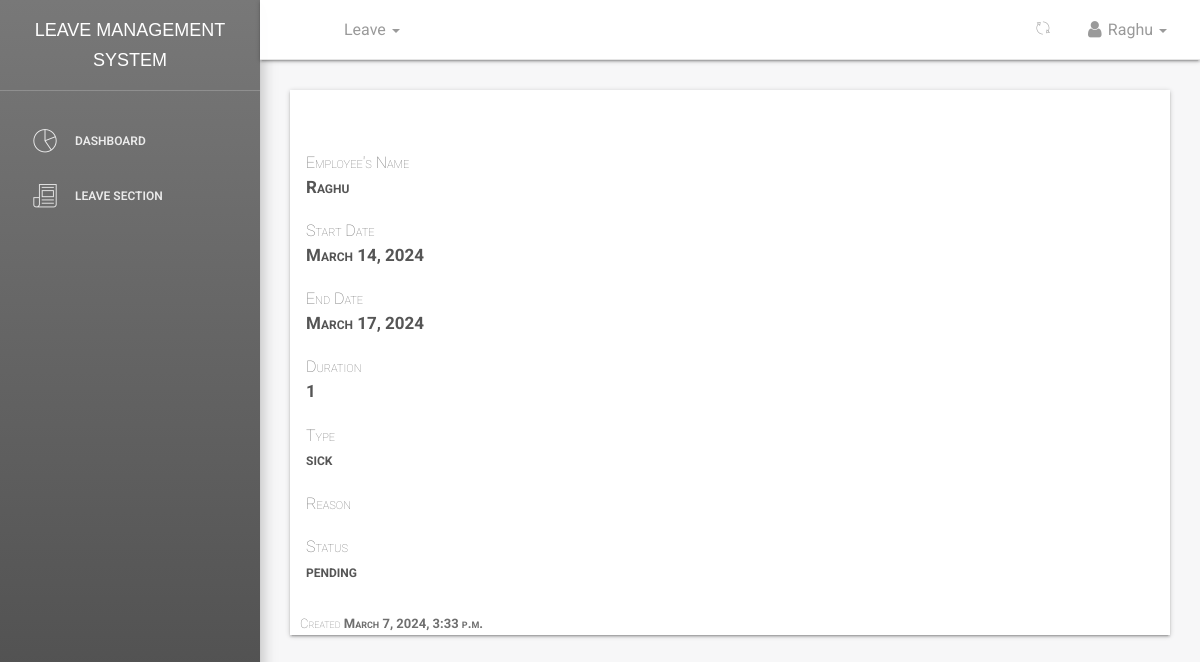
Page /dashboard/leaves/all/view/92/ (signed in) on the earlier database version.
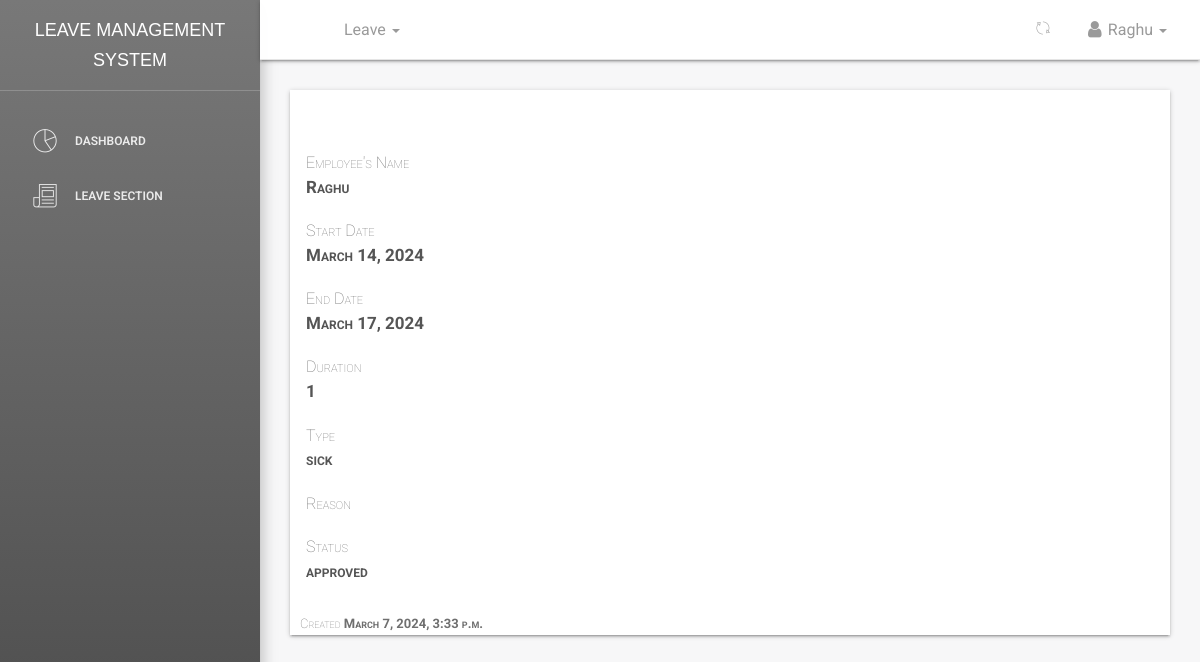
Same page on the later database version.
### leave/models.py (models this page shows, shortened)
class Leave(models.Model):
    user = models.ForeignKey(User, on_delete=models.CASCADE, default=1)
    startdate = models.DateField(verbose_name=_('Start Date'), help_text='leave start date is on ..', null=True,
                                 blank=False)
    enddate = models.DateField(verbose_name=_('End Date'), help_text='coming back on ...', null=True, blank=False)
    leavetype = models.CharField(choices=LEAVE_TYPE, max_length=25, default=SICK, null=True, blank=False)
    reason = models.CharField(verbose_name=_('Reason for Leave'), max_length=255,
                              help_text='add additional information for leave', null=True, blank=True)
    defaultdays = models.PositiveIntegerField(verbose_name=_('Leave days per year counter'), default=LeavePerYear,
                                              null=True,
                                              blank=True)
    status = models.CharField(max_length=12, default='pending')  # pending,approved,rejected,cancelled
    is_approved = models.BooleanField(default=False)  # hide
    updated = models.DateTimeField(auto_now=True, auto_now_add=False)
    created = models.DateTimeField(auto_now=False, auto_now_add=True)
    objects = LeaveManager()
    Tempdays = 0
    date_of_approved_leave = 0
    class Meta:
        verbose_name = _('Leave')
        verbose_name_plural = _('Leaves')
        ordering = ['-created']  # recent objects
    def businessDays(self, startdate, enddate):
        from datetime import datetime, timedelta
        test_date1, test_date2 = startdate, enddate
        dates = (test_date1 + timedelta(idx + 1)
                 for idx in range((test_date2 - test_date1).days))
        res = sum(1 for day in dates if day.weekday() < 5)
        if startdate.month == 12:  # dec month
            if startdate.day <= 25 or enddate.day >= 25:  # christmas
                res = res - 1
        if startdate.month == 1:  # Jan month
            if startdate.day <= 1 or enddate.day >= 1:  # new year
                res = res - 1
        return res
    @property
    def leave_days(self):
        days_count = ''
        startdate = self.startdate
        enddate = self.enddate
        if startdate > enddate:
            return
        dates = (enddate - startdate)
        Leave.Tempdays = dates.days
        print("leaves applied", Leave.Tempdays)
        busineesDay = self.businessDays(startdate, enddate)
        print("busineesDay : ", busineesDay)
        Leave.Tempdays = busineesDay
        Leave.date_of_approved_leave = self.created
        return busineesDay

### dashboard/views.py (the view)
# urls.py: path('leaves/all/view/<int:id>/', views.leaves_view, name='userleaveview'),
def leaves_view(request, id):
    if not (request.user.is_authenticated):
        return redirect('/')
    leave = get_object_or_404(Leave, id=id)
    print(leave.user)
    employee = Employee.objects.filter(user=leave.user)
    print(employee)
    return render(request, 'dashboard/leave_detail_view.html',
                  {'leave': leave, 'employee': employee, 'name': leave.user.username,
                   'title': '{0}-{1} leave'.format(leave.user.username,
                                                   leave.status)})

### employee/managers.py (called while the page is built)
    def get_queryset(self):
        return super().get_queryset().filter(is_deleted=False)

### employee/models.py (called while the page is built)
    def __str__(self):
        return self.get_full_name

    @property
    def get_full_name(self):
        fullname = ''
        firstname = self.firstname
        lastname = self.lastname
        othername = self.othername
        if (firstname and lastname) or othername is None:
            fullname = firstname + ' ' + lastname
            return fullname
        elif othername:
            fullname = firstname + ' ' + lastname + ' ' + othername
            return fullname
        return

### leave/manager.py (called while the page is built)
    def get_queryset(self):
        return super().get_queryset()

### templates/dashboard/leave_detail_view.html (shortened to what this page needs)
{% extends '_layout.html' %}
{% load crispy_forms_tags %}
 {% block navheader %}
    {% include 'includes/navheader_employee_app.html' %}
 {% endblock %}
 {% block content %}
        <section class="content">
            <section class="container-fluid">
                <section class="form-wrapper">
                    <section class="row">
                        <section class="col col-lg-8 col-md-12  col-sm-12">
                        </section>
                    </section>
                    <section class="row">
                        <section class="col-lg-12 col-md-12 col-sm-12 text-center space-margin">
                        </section>
                    </section>
                    <section class="row">
                        <section class="col-lg-8 col-md-12 col-sm-12">
                                    <div class="list-group" id="list-tab" role="tablist">
                                            <a class="list-group-item list-group-item-action" id="list-home-list" data-toggle="list" href="" role="tab" aria-controls=""><span>Employee's Name</span> <div><b>{{ name }}</b></div>
                                                </a>
                                            <a class="list-group-item list-group-item-action" id="list-profile-list" data-toggle="list" href="" role="tab" aria-controls=""><span>Start Date</span> <div> <b>{{ leave.startdate }}</b></div>
                                            </a>
                                            <a class="list-group-item list-group-item-action" id="list-messages-list" data-toggle="list" href="" role="tab" aria-controls=""><span>End Date</span><div><b>{{ leave.enddate}}</b></div>
                                            </a>
                                            <a class="list-group-item list-group-item-action" id="list-settings-list" data-toggle="list" href="" role="tab" aria-controls=""><span>Duration</span> <div><b>{{ leave.leave_days}}</b></div>
                                            </a>
                                            <a class="list-group-item list-group-item-action" id="list-settings-list" data-toggle="list" href="" role="tab" aria-controls=""><span>Type</span> <div><b>{{ leave.leavetype}}</b></div>
                                            </a>
                                            <a class="list-group-item list-group-item-action" id="list-settings-list" data-toggle="list" href="" role="tab" aria-controls=""><span>Reason</span> <div><b>{{ leave.reason}}</b></div>
                                            </a>
                                             <a class="list-group-item list-group-item-action" id="list-settings-list" data-toggle="list" href="" role="tab" aria-controls=""><span>Status</span> <div><b>{{ leave.status}}</b></div>
                                             </a>
                                      </div>
                        </section>
                    </section>
                                  <span style="font-size: 13px;padding-left: 1rem;" class="pull-left">Created <b>{{ leave.created }}</b></span>
                </section>
            </section>
        </section>
 {% endblock %}

Differences in the rows shown:
changed Leave "sick": status "pending" → "approved"
